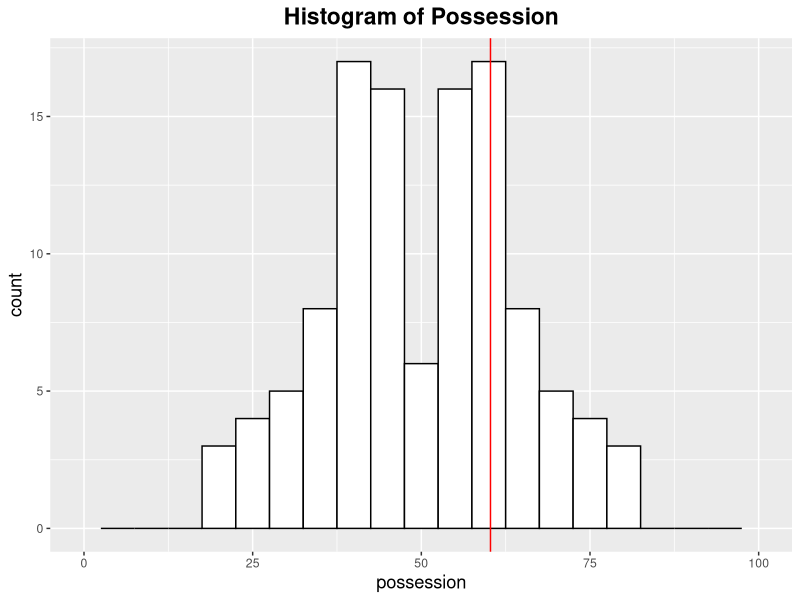
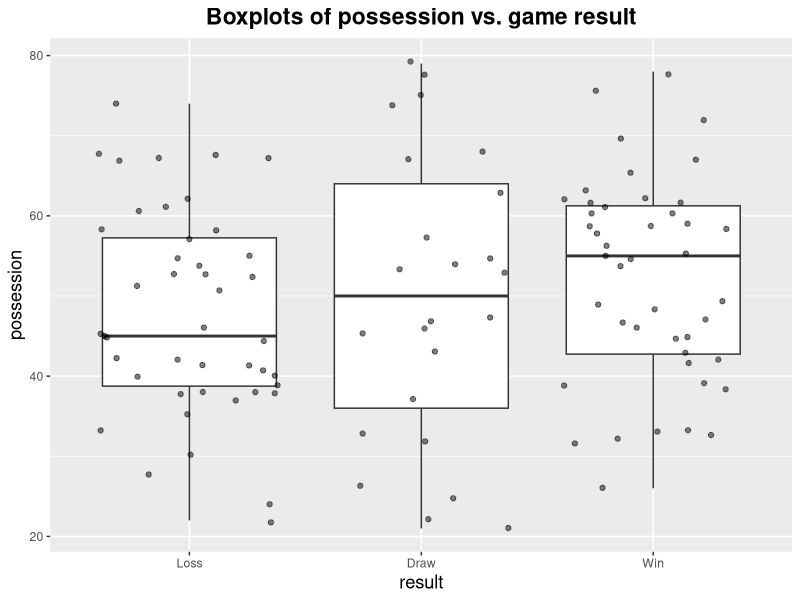
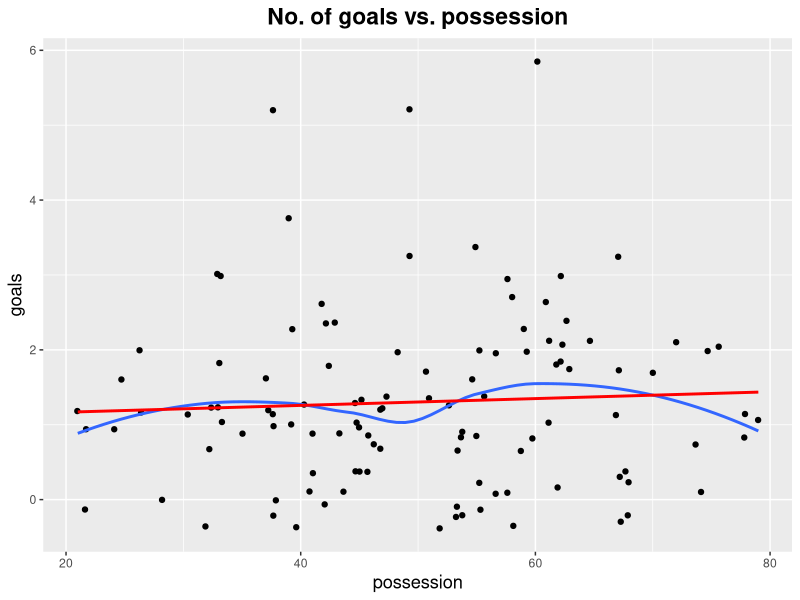
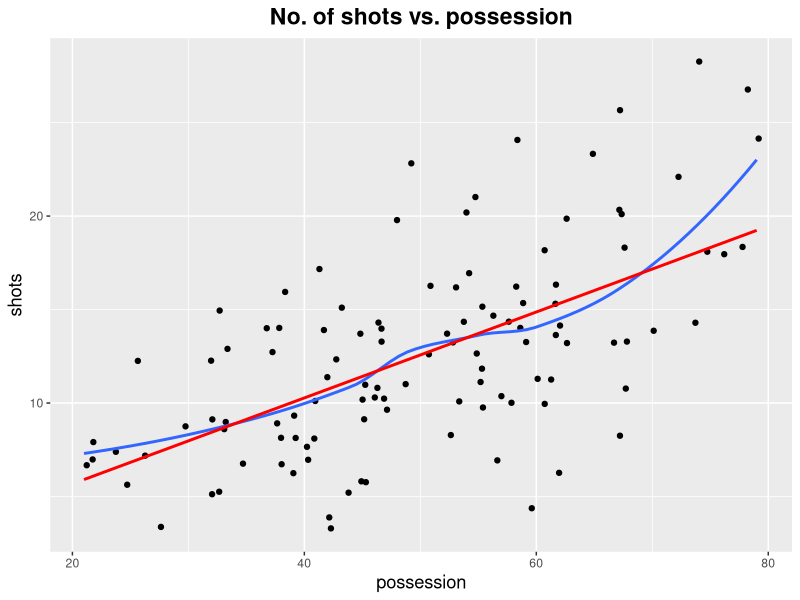
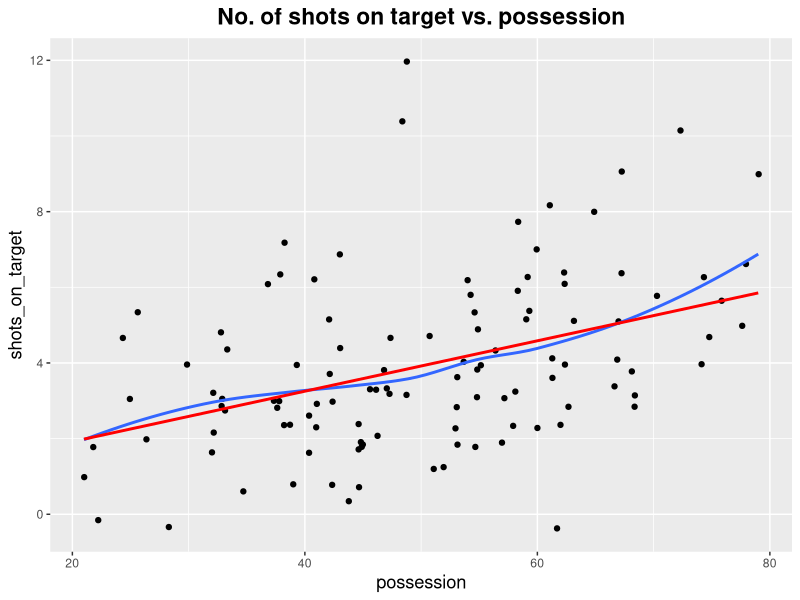
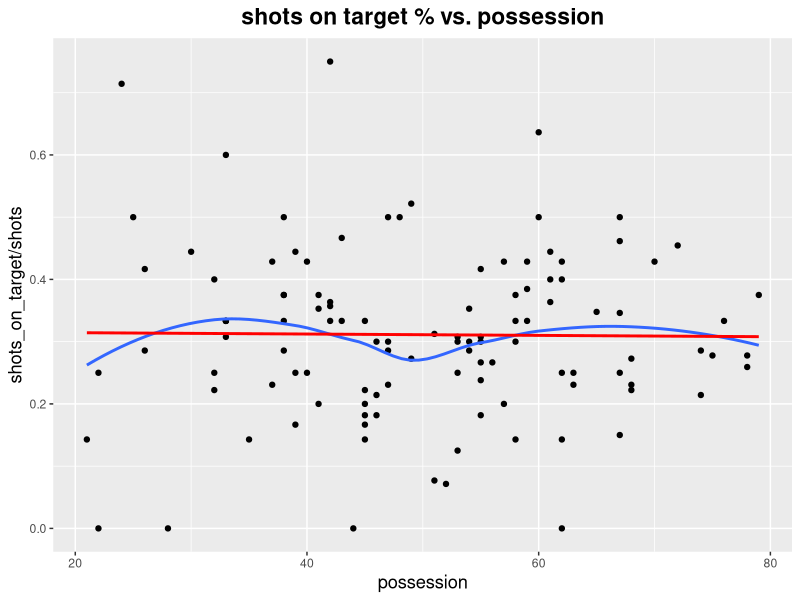
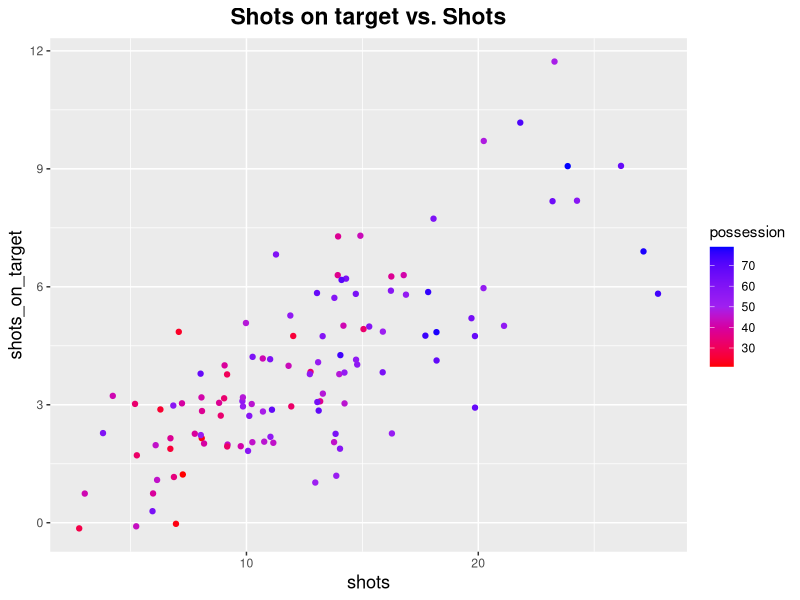

The R source for these figures, in order:
## ---- chunk 1
knitr::opts_chunk$set(echo = TRUE)
## ---- chunk 2
library(tidyverse)
library(knitr)

# theme for plots
theme_update(plot.title = element_text(size = rel(1.5), face = "bold", hjust = 0.5),
             axis.title = element_text(size = rel(1.2)))
## ---- chunk 3
country_df <- read_csv("../Data/World_cup_2018_country.csv")
matches_df <- read_csv("../Data/World_cup_2018_matches.csv", 
    col_types = cols(Date = col_date(format = "%Y-%m-%d")))
goals_df <- read_csv("../Data/World_cup_2018_goals.csv", 
    col_types = cols(Date = col_date(format = "%Y-%m-%d")))
## ---- chunk 4
kable(head(country_df))
kable(head(matches_df))
kable(head(goals_df))
## ---- chunk 5
matches_df <- matches_df %>% 
    mutate(Home_result = ifelse(Home_goals > Away_goals, "Win", 
                                ifelse(Home_goals < Away_goals, "Loss", "Draw")),
           Away_result = ifelse(Home_result == "Win", "Loss",
                                ifelse(Home_result == "Loss", "Win", "Draw")))
## ---- chunk 6
home_df <- matches_df %>% select(Home, Home_result, Home_goals, Home_shots:Home_corners)
away_df <- matches_df %>% select(Away, Away_result, Away_goals, Away_shots:Away_corners)
colnames <- c("country", "result", "goals", "shots", "shots_on_target", 
              "possession", "fouls", "yellow", "red", "offsides", "corners")
names(home_df) <- colnames; names(away_df) <- colnames
matches_team_df <- rbind(home_df, away_df)
matches_team_df$result <- ordered(matches_team_df$result, levels = c("Loss", "Draw", "Win"))
## ---- chunk 7
sorted_possession <- sort(matches_team_df$possession)
mean(sorted_possession[(nrow(matches_df) + 1):(2 * nrow(matches_df))])
## ---- chunk 8
quantile(sort(matches_team_df$possession), 0.75)
ggplot(matches_team_df, aes(x = possession)) +
    geom_histogram(fill = "white", col = "black", binwidth = 5) + xlim(c(0, 100)) +
    geom_vline(xintercept = quantile(sort(matches_team_df$possession), 0.75), 
               col = "red") +
    labs(title = "Histogram of Possession")
## ---- chunk 9
matches_team_df %>% 
    group_by(country) %>%
    summarize(mean_possession = mean(possession)) %>%
    arrange(desc(mean_possession)) %>%
    head(n = 10)
## ---- chunk 10
ggplot(matches_team_df, aes(x = result, y = possession)) +
    geom_boxplot() +
    geom_jitter(alpha = 0.5) + 
    labs(title = "Boxplots of possession vs. game result")
## ---- chunk 11
ggplot(matches_team_df, aes(x = possession, y = goals)) +
    geom_jitter() +
    geom_smooth(se = FALSE) +
    geom_smooth(method = lm, se = FALSE, col = "red") +
    labs(title = "No. of goals vs. possession")
## ---- chunk 12
summary(lm(goals ~ possession, data = matches_team_df))
## ---- chunk 13
ggplot(matches_team_df, aes(x = possession, y = shots)) +
    geom_jitter() +
    geom_smooth(se = FALSE) +
    geom_smooth(method = lm, se = FALSE, col = "red") +
    labs(title = "No. of shots vs. possession")
## ---- chunk 14
summary(lm(shots ~ possession, data = matches_team_df))
## ---- chunk 15
ggplot(matches_team_df, aes(x = possession, y = shots_on_target)) +
    geom_jitter() +
    geom_smooth(se = FALSE) +
    geom_smooth(method = lm, se = FALSE, col = "red") +
    labs(title = "No. of shots on target vs. possession")
## ---- chunk 16
summary(lm(shots_on_target ~ possession, data = matches_team_df))
## ---- chunk 17
ggplot(matches_team_df, 
       aes(x = possession, y = shots_on_target / shots)) +
    geom_point() + 
    geom_smooth(se = FALSE) +
    geom_smooth(method = lm, se = FALSE, col = "red") + 
    labs(title = "shots on target % vs. possession")
## ---- chunk 18
summary(lm(shots_on_target / shots ~ possession, data = matches_team_df))
## ---- chunk 19
ggplot(matches_team_df, aes(x = shots, y = shots_on_target, col = possession)) +
    geom_jitter(height = 0.3, width = 0.3) +
    scale_color_gradient2(high = "blue", low = "red", mid = "purple", midpoint = 50) +
    labs(title = "Shots on target vs. Shots")
